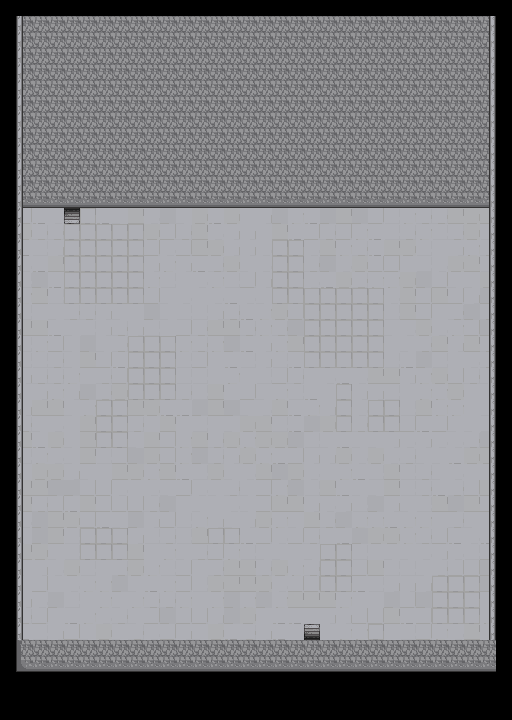

Below is a game level as drawn by its tile map, then a one-line description and the .tmx that defines it (tile-layer data replaced by summaries):
An orthogonal 32x45 tile map with 16x16 px tiles, 2 tile layers (terrain, objs), 2 tilesets and 1 object.

<map version="1.10" tiledversion="git" orientation="orthogonal" renderorder="right-down" width="32" height="45" tilewidth="16" tileheight="16" infinite="0" nextlayerid="4" nextobjectid="12">
 <tileset firstgid="1" source="tilesets/normal_terrain.tsx" />
 <tileset firstgid="401" source="tilesets/normal_charas.tsx" />
 <layer id="1" name="terrain" width="32" height="45" locked="1">
  <data>[1440 cells, 1230 non-empty, 17 distinct tile ids]</data>
 </layer>
 <layer id="2" name="objs" width="32" height="45">
  <data>[1440 cells, 80 non-empty, 4 distinct tile ids]</data>
 </layer>
 <objectgroup id="3" name="Object Layer 1" locked="1">
  <object id="11" x="112" y="304" width="288" height="208" />
 </objectgroup>
</map>
